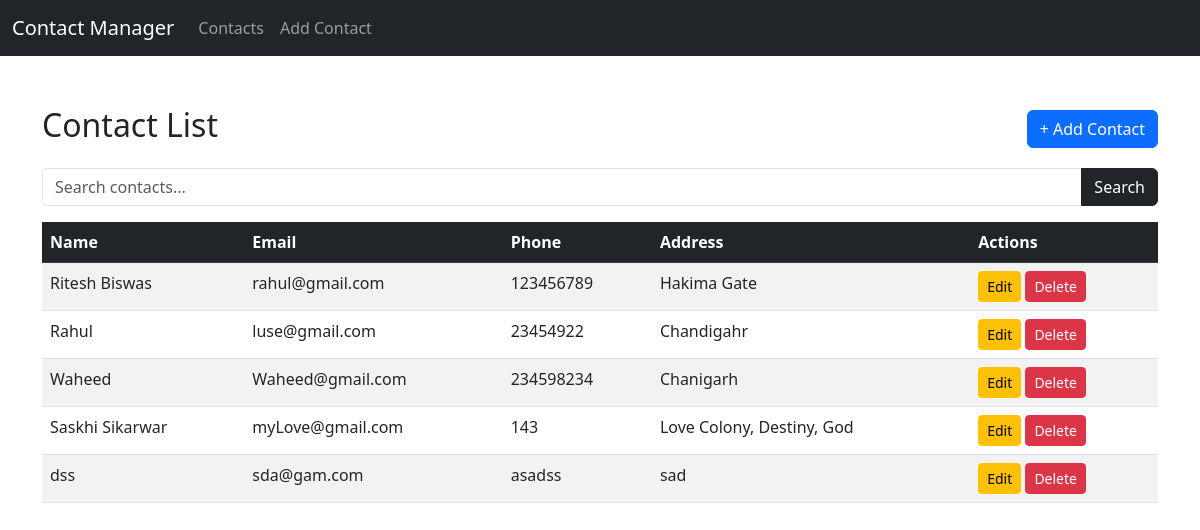
Before: / with the older database file.
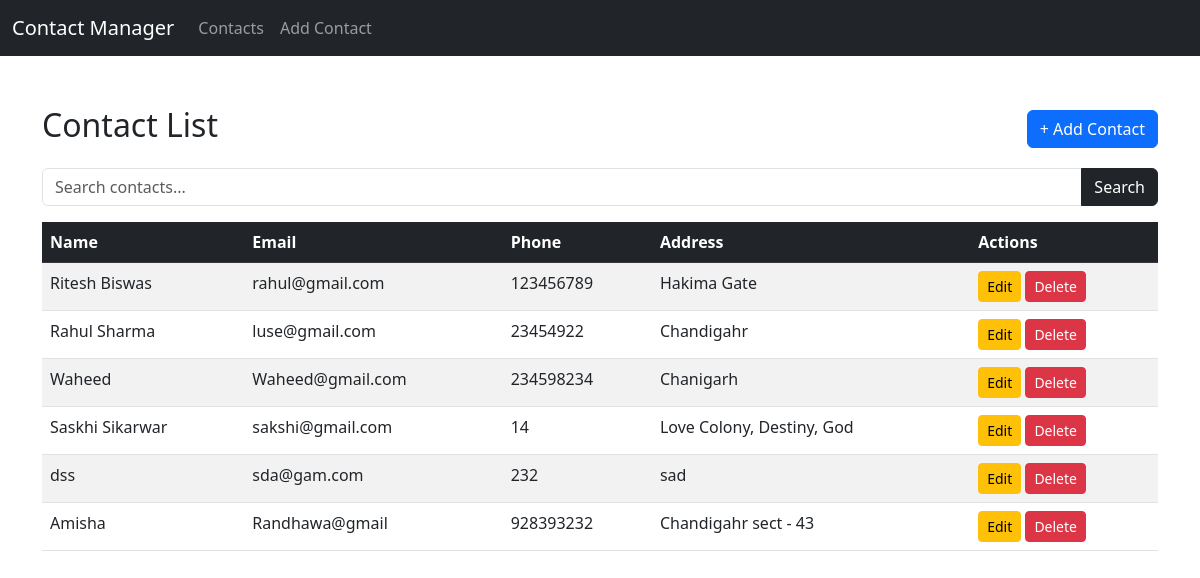
After: the same page with the newer database file.
### contacts/models.py (models this page shows, shortened)
class Contacts(models.Model):
    name = models.CharField(max_length=100)
    email = models.EmailField(unique=True)
    phone = models.CharField(max_length=15)
    address = models.TextField(blank=True)

### contacts/views.py (the view)
# urls.py: path('',views.contact_list, name='contact_list'),#Static Route
def contact_list(request):
    query = request.GET.get('query', '')
    contacts = Contacts.objects.filter(
        models.Q(name__icontains=query) | models.Q(email__icontains=query)
    )
    return render(request,'contacts/contact_list.html',{'contacts':contacts,'query': query})

### contacts/templates/contacts/contact_list.html (shortened to what this page needs)
{% extends 'contacts/base.html' %}
{% block content %}
<div class="d-flex justify-content-between align-items-center mb-3">
    <h2>Contact List</h2>
    <a href="{% url 'add_contact' %}" class="btn btn-primary">+ Add Contact</a>
</div>
<form method="GET" class="mb-3">
    <div class="input-group">
        <input type="text" name="query" class="form-control" placeholder="Search contacts..." value="{{ query }}">
        <button type="submit" class="btn btn-dark">Search</button>
    </div>
</form>
<table class="table table-striped">
    <thead class="table-dark">
        <tr>
            <th>Name</th>
            <th>Email</th>
            <th>Phone</th>
            <th>Address</th>
            <th>Actions</th>
        </tr>
    </thead>
    <tbody>
        {% for contact in contacts %}
        <tr>
            <td>{{ contact.name }}</td>
            <td>{{ contact.email }}</td>
            <td>{{ contact.phone }}</td>
            <td>{{ contact.address }}</td>
            <td>
                <a href="{% url 'edit_contact' contact.id %}" class="btn btn-sm btn-warning">Edit</a>
                <a href="{% url 'delete_contact' contact.id %}" class="btn btn-sm btn-danger" onclick="return confirmDelete();">Delete</a>
            </td>
        </tr>
        {% endfor %}
    </tbody>
</table>
{% endblock %}

### contacts/templates/contacts/base.html (shortened to what this page needs)
<!DOCTYPE html>
<html lang="en">
<head>
    <link href="https://cdn.jsdelivr.net/npm/bootstrap@5.3.0/dist/css/bootstrap.min.css" rel="stylesheet">
</head>
<body>
    <nav class="navbar navbar-expand-lg navbar-dark bg-dark">
        <div class="container-fluid">
            <a class="navbar-brand" href="{% url 'contact_list' %}">Contact Manager</a>
            <div class="collapse navbar-collapse" id="navbarNav">
                <ul class="navbar-nav">
                    <li class="nav-item">
                        <a class="nav-link" href="{% url 'contact_list' %}">Contacts</a>
                    </li>
                    <li class="nav-item">
                        <a class="nav-link" href="{% url 'add_contact' %}">Add Contact</a>
                    </li>
                </ul>
            </div>
        </div>
    </nav>
    <div class="container">
        {% block content %}{% endblock %}
    </div>
</body>
</html>

### contacts/templates/contacts/base.html (style rules this page uses)
.container { margin-top: 50px; }

Changed rows visible on the page:
changed Contacts "luse@gmail.com": name "Rahul" → "Rahul Sharma"
changed Contacts "Saskhi Sikarwar": email "myLove@gmail.com" → "sakshi@gmail.com"; phone "143" → "14"
changed Contacts "dss": phone "asadss" → "232"
added Contacts: name "Amisha", email "Randhawa@gmail", phone "928393232", address "Chandigahr sect - 43"
